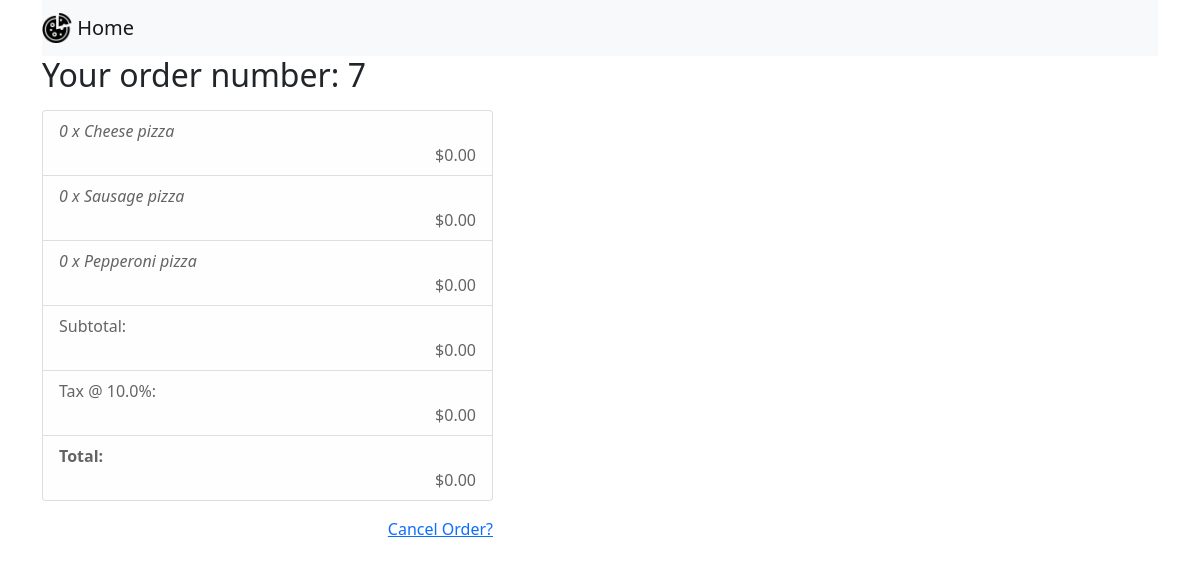
/order_details/7, run on the app's committed database.
### app/models.py (models this page shows, shortened)
class Order(db.Model):
    id = db.Column(db.Integer, primary_key=True)
    order_time = db.Column(db.DateTime, nullable=False)
    order_items = db.relationship('ItemsByOrder', backref='items')
    order_total = db.Column(db.Float, nullable=False, default=0)

class ItemsByOrder(db.Model):
    id = db.Column(db.Integer, primary_key=True)
    qty = db.Column(db.Integer, nullable=False)
    item_id = db.Column(db.Integer, db.ForeignKey('item.id'))
    order_id = db.Column(db.Integer, db.ForeignKey('order.id'))

class Item(db.Model):
    id = db.Column(db.Integer, primary_key=True)
    item_name = db.Column(db.String(20), unique=True)
    item_cost = db.Column(db.Float)
    image_file = db.Column(db.String(20), nullable=False, default='default.jpg')

### app/routes.py (the view)
@app.route('/order_details/<int:order_num>', methods=['GET'])
def order_detail(order_num):
    total = 0
    order_placed = db.session.query(Order, ItemsByOrder, Item)\
        .join(ItemsByOrder, ItemsByOrder.order_id == Order.id)\
        .join(Item, Item.id == ItemsByOrder.item_id).filter(Order.id == order_num)
    for item in order_placed:
        if item[1].qty and item[1].qty > 0:
            total += item[1].qty * item[2].item_cost
    order_to_update = Order.query.filter_by(id=order_num).first()
    order_to_update.order_total = total
    db.session.commit()
    return render_template('your_order_details.html', data=order_placed)

### app/templates/your_order_details.html (shortened to what this page needs)
{% extends 'base.html' %}
{% block body %}
    <div class="row">
        <div class="col-md-5">
            <div class="content-section">
                <h2>Your order number: {{ data[0][0].id }}</h2>
                <p class='text-muted'>
                <ul class="list-group">
                    {% for item in data %}
                        <div class="list-group-item list-group-item-light">
                            <div><em>{{ item[1].qty }} x {{ item[2].item_name }}</em></div>
                            <div align="right">{{ "${0:.2f}".format(item[2].item_cost * item[1].qty) }}</div>
                        </div>
                    {% endfor %}
                    <div class="list-group-item list-group-item-light">
                        <div>Subtotal:</div>
                        <div align="right">{{ "${0:.2f}".format(data[0][0].order_total) }}</div>
                    </div>
                    <div class="list-group-item list-group-item-light">
                        <div>Tax @ 10.0%:</div>
                        <div align="right">{{ "${0:.2f}".format(data[0][0].order_total * 0.1) }}</div>
                    </div>
                    <div class="list-group-item list-group-item-light">
                        <div><b>Total:</b></div>
                        <div align="right">{{ "${0:.2f}".format(data[0][0].order_total * 1.1)}}</div>
                    </div>
                </ul>
                </p>
            </div>
            <div class="col-auto my-1" align="right">
                <a href='/order_cancel/{{ data[0][0].id }}'>
                    Cancel Order?
                </a>
            </div>
        </div>
    </div>
{% endblock %}

### data on the page
Order: id "7", qty "0", item_name "Cheese pizza", item_name "Sausage pizza", item_name "Pepperoni pizza", order_total "$0.00", data[0][0].order_total*0.1 "$0.00", data[0][0].order_total*1.1 "$0.00"
Item: item[2].item_cost*item[1].qty "$0.00"
Item: item[2].item_cost*item[1].qty "$0.00"
Item: item[2].item_cost*item[1].qty "$0.00"
